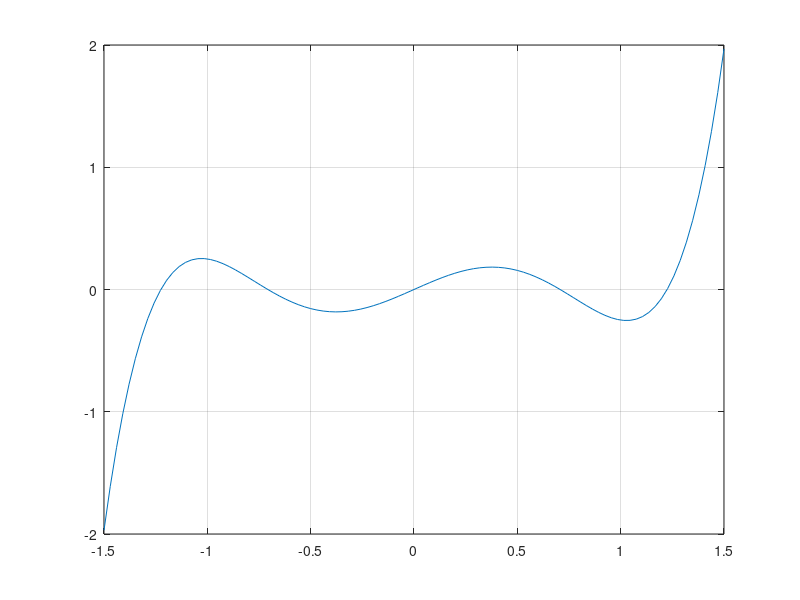

MATLAB code for this plot:
% Esercizio 10

% Dati
p = [1 0 -2 0 3/4 0];
x = linspace(-1.5, 1.5);

% Richieste
y = polyval(p,x);

plot(x,y)
grid on

proots = roots(p)

pder = polyder(p)
xmaxmin = roots(pder)
ymaxmin = polyval(p,xmaxmin)
